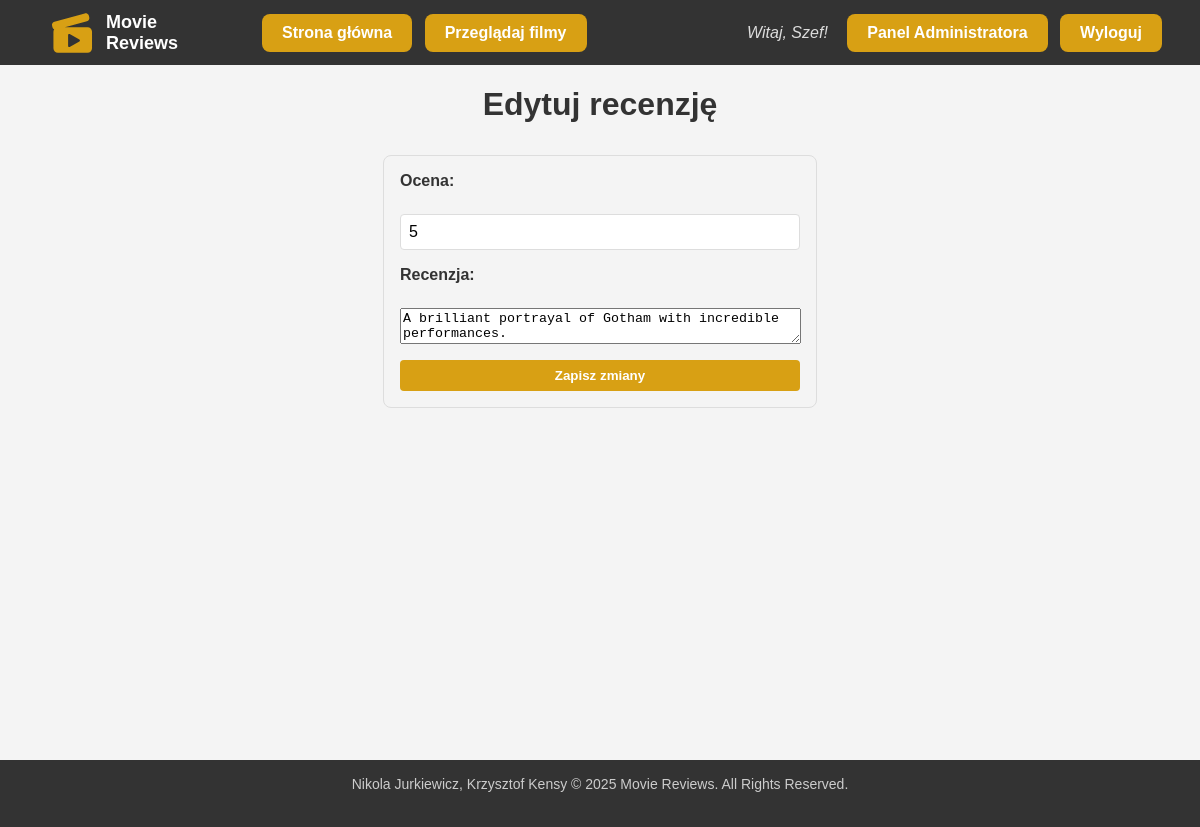
Screenshot of /adminReviewEdit.php?id=2 (signed in) with the database file from the repository.
### tables this page shows
CREATE TABLE `reviews` (
  `IdReview` int(11) NOT NULL,
  `IdUser` int(11) NOT NULL,
  `IdMovie` int(11) NOT NULL,
  `Rating` tinyint(4) NOT NULL,
  `Content` varchar(4000) NOT NULL,
  `Date` date NOT NULL
);

### adminReviewEdit.php (the view, shortened to what this page needs)
<?php
include 'includes/header.php';
$reviewId = $_GET['id'] ?? null;
$conn = connectToDatabase();
$stmt = $conn->prepare("SELECT * FROM Reviews WHERE IdReview = :id");
$stmt->bindParam(':id', $reviewId, PDO::PARAM_INT);
$stmt->execute();
$review = $stmt->fetch(PDO::FETCH_ASSOC);
?>
<div class="container">
    <h1>Edytuj recenzję</h1>
    <form  id="reviewForm"  method="POST" action="adminReviewEdit.php?id=<?php echo htmlspecialchars($reviewId); ?>">
        <label for="rating">Ocena:</label>
        <input type="number" name="rating" id="rating" value="<?php echo htmlspecialchars($review['Rating']); ?>" min="1" max="5" >
        <label for="content">Recenzja:</label>
        <textarea name="content" id="content" ><?php echo htmlspecialchars($review['Content']); ?></textarea>
        <button type="submit">Zapisz zmiany</button>
    </form>
</div>
<?php include 'includes/footer.php'; ?>

### css/style.css (style rules this page uses)
:root { --header-height: 35px; --footer-height: 35px; }
body, html { background-color: #f4f4f4; font-family: "Arial", sans-serif; color: #333; height: 100%; margin: 0; padding: 0; }
.container { min-height: calc(93vh - var(--header-height) - var(--footer-height)); height: -moz-fit-content; height: fit-content; max-width: 1200px; margin: 0 auto; padding: 0 1rem; flex: 1; }
.container h1 { text-align: center; }
form { display: flex; flex-direction: column; gap: 1rem; max-width: 400px; margin: 2rem auto; padding: 1rem; border: 1px solid #ddd; border-radius: 8px; }
form label { font-weight: 700; margin-bottom: 0.5rem; }
form input { padding: 0.5rem; border: 1px solid #ddd; border-radius: 4px; font-size: 16px; }
form textarea { min-width: 395px; max-width: 395px; min-height: 1.5rem; max-height: 15rem; }
form button { background-color: #d8a014; color: #fff; padding: 0.5rem; border: none; border-radius: 4px; font-weight: 700; cursor: pointer; }

### rows the page displays
reviews: rating "5", content "A brilliant portrayal of Gotham with incredible performances."

### other values shown
$_SESSION['username'] "Szef"
